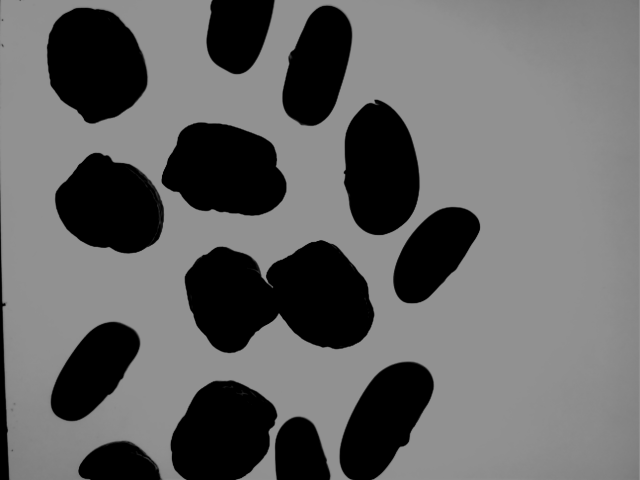
#> input picture phase 2/000005.bmp, 640 x 480 px
$ jupyter execute chatGPT.ipynb
#> lines starting #> are read from the running program, lines starting #| are printed output that depends on the picture; after the words box and inside, x2 and y2 are one past the last pixel; in counts of white or black regions, pixels touching at a corner belong together
[cell 1]
import numpy as np
import cv2
import matplotlib.pyplot as plt
import time
from collections import deque

def trace_boundary(binary_image):
    start_time = time.time()
    h, w = binary_image.shape
    boundary_mask = np.zeros((h, w), dtype=np.uint8)
    visited = np.zeros((h, w), dtype=bool)
    labels = np.zeros((h, w), dtype=int)
    current_label = 1

    row_sums = np.sum(binary_image, axis=1)
    col_sums = np.sum(binary_image, axis=0)
    top = np.argmax(row_sums > 0)
    bottom = h - np.argmax(row_sums[::-1] > 0)
    left = np.argmax(col_sums > 0)
    right = w - np.argmax(col_sums[::-1] > 0)

    total_pixels = h * w
    analyzed_pixels = (bottom - top) * (right - left)
    skipped_pixels = total_pixels - analyzed_pixels
    print(f"Pixel evitati: {skipped_pixels} su {total_pixels} totali")
    print(f"Percentuale di ottimizzazione: {skipped_pixels / total_pixels * 100:.2f}%")

    directions = [(-1, 0), (1, 0), (0, -1), (0, 1),
                  (-1, -1), (-1, 1), (1, -1), (1, 1)]

    def bfs(start_i, start_j):
        queue = deque([(start_i, start_j)])
        while queue:
            i, j = queue.popleft()
            if visited[i, j]:
                continue
            visited[i, j] = True
            boundary_mask[i, j] = 255
            labels[i, j] = current_label
            for dx, dy in directions:
                ni, nj = i + dx, j + dy
                if 0 <= ni < h and 0 <= nj < w and not visited[ni, nj]:
                    if binary_image[ni, nj] == 255:
                        for dx2, dy2 in directions:
                            ni2, nj2 = ni + dx2, nj + dy2
                            if 0 <= ni2 < h and 0 <= nj2 < w and binary_image[ni2, nj2] == 0:
                                queue.append((ni, nj))
                                break

    for i in range(top, bottom):
        for j in range(left, right):
            if binary_image[i, j] == 255 and not visited[i, j]:
                for dx, dy in directions:
                    ni, nj = i + dx, j + dy
                    if 0 <= ni < h and 0 <= nj < w and binary_image[ni, nj] == 0:
                        bfs(i, j)
                        current_label += 1
                        break

    print("--- %s seconds ---" % (time.time() - start_time))
    return boundary_mask, labels, current_label - 1

def calculate_axes_and_ratio(boundary_mask, labels, num_labels):
    colored_img = cv2.cvtColor(boundary_mask, cv2.COLOR_GRAY2BGR)
    ratios = []

    for label in range(1, num_labels + 1):
        points = np.argwhere(labels == label)
        if len(points) < 2:
            continue

        pts = points[:, [1, 0]]  # (x, y)

        # Asse maggiore (punti più lontani)
        max_dist = 0
        for i in range(len(pts)):
            for j in range(i+1, len(pts)):
                dist = np.linalg.norm(pts[i] - pts[j])
                if dist > max_dist:
                    max_dist = dist
                    pt1, pt2 = pts[i], pts[j]

        # Punto medio
        midpoint = (pt1 + pt2) // 2
        midpoint = midpoint.astype(int)

        # Vettore unitario dell'asse maggiore
        major_vec = pt2 - pt1
        major_unit = major_vec / np.linalg.norm(major_vec)

        # Vettore perpendicolare (ruotato di 90°)
        perp_unit = np.array([-major_unit[1], major_unit[0]])

        # Proiezione dei punti sull'asse perpendicolare
        projections = []
        for p in pts:
            rel_vec = p - midpoint
            proj_len = np.dot(rel_vec, perp_unit)
            proj_point = midpoint + proj_len * perp_unit
            projections.append((proj_len, proj_point))

        # Ordina e filtra i punti proiettati validi (dentro il fagiolo)
        projections.sort(key=lambda x: x[0])
        valid_proj_points = [p for _, p in projections if 0 <= int(p[1]) < labels.shape[0] and
                             0 <= int(p[0]) < labels.shape[1] and
                             labels[int(p[1]), int(p[0])] == label]

        if len(valid_proj_points) < 2:
            continue

        min_proj = valid_proj_points[0]
        max_proj = valid_proj_points[-1]

        # Lunghezze assi
        major_len = np.linalg.norm(pt2 - pt1)
        minor_len = np.linalg.norm(max_proj - min_proj)
        ratio = major_len / minor_len if minor_len != 0 else 0
        ratios.append(ratio)

        # Disegna assi
        cv2.line(colored_img, tuple(pt1), tuple(pt2), (0,255,0), 1)  # asse maggiore
        cv2.line(colored_img, tuple(min_proj.astype(int)), tuple(max_proj.astype(int)), (0,0,255), 1)  # asse minore
        cv2.putText(colored_img, f"{ratio:.2f}", (midpoint[0]+5, midpoint[1]+5),
                    cv2.FONT_HERSHEY_SIMPLEX, 0.4, (255,255,255), 1)

    return colored_img, ratios

# MAIN
beans_img = cv2.imread('000005.bmp')
#> beans_img is the input picture: shape (480, 640, 3); min 0, max 146, mean 101.2
if beans_img is None:
    raise FileNotFoundError("Impossibile caricare l'immagine '000005.bmp'. Verifica il percorso.")
img_gray = cv2.cvtColor(beans_img, cv2.COLOR_BGR2GRAY)

height, width = img_gray.shape
#> height = 480; width = 640
border_x = int(height * 0.02)
#> border_x = 9
border_y = int(width * 0.02)
#> border_y = 12
img_cropped = img_gray[border_x:height-border_x, border_y:width-border_y]
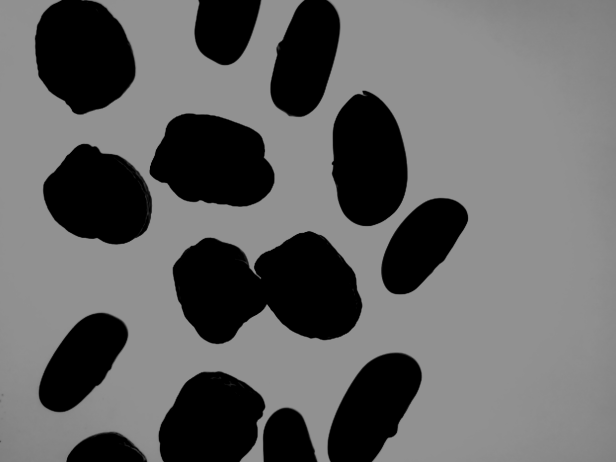
#> img_cropped: shape (462, 616); min 0, max 146, mean 100.1

threshold = 75
_, img_segmented = cv2.threshold(img_cropped, threshold, 255, cv2.THRESH_BINARY_INV)
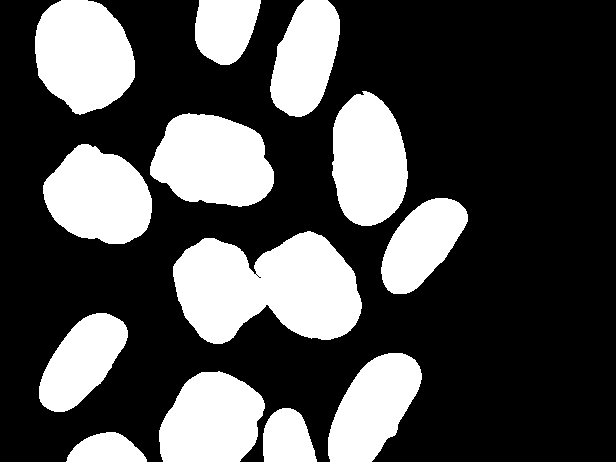
#> img_segmented: shape (462, 616); 30.3% white; 13 white regions, largest, box (x1, y1, x2, y2) and area: (173, 231, 362, 344) 15062, (35, 0, 135, 115) 8767, (150, 113, 274, 207) 8762

kernel_erode = cv2.getStructuringElement(cv2.MORPH_ELLIPSE, (3,3))
img_eroded = cv2.erode(img_segmented, kernel_erode, iterations=15)
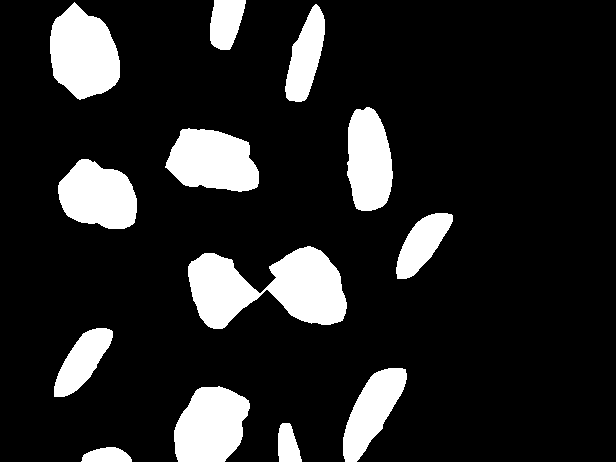
#> img_eroded: shape (462, 616); 14.7% white; 13 white regions, largest, box (x1, y1, x2, y2) and area: (188, 246, 347, 329) 7965, (50, 2, 120, 100) 4901, (165, 128, 259, 192) 4468
kernel_open = np.ones((3,3), np.uint8)
img_opened = cv2.morphologyEx(img_eroded, cv2.MORPH_OPEN, kernel_open)
#> img_opened: shape (462, 616); 14.7% white; 14 white regions, largest, box (x1, y1, x2, y2) and area: (50, 3, 120, 99) 4898, (166, 129, 259, 192) 4464, (266, 246, 347, 325) 4463

boundary_mask, labels, num_labels = trace_boundary(img_opened)
#> in trace_boundary, `row_sums = np.sum(binary_image, axis=1)`: row_sums = 462 values, max 48960 at index 177, min 0 at index 102, mean 23116.1
#> in trace_boundary, `col_sums = np.sum(binary_image, axis=0)`: col_sums = 616 values, max 65280 at index 216, min 0 at index 0, mean 17337.1
#> in trace_boundary, `top = np.argmax(row_sums > 0)`: top = 0
#> in trace_boundary, `bottom = h - np.argmax(row_sums[::-1] > 0)`: bottom = 462
#> in trace_boundary, `left = np.argmax(col_sums > 0)`: left = 50
#> in trace_boundary, `right = w - np.argmax(col_sums[::-1] > 0)`: right = 453
#> in trace_boundary, `analyzed_pixels = (bottom - top) * (right - left)`: analyzed_pixels = 186186
#> in trace_boundary, `skipped_pixels = total_pixels - analyzed_pixels`: skipped_pixels = 98406
#| Pixel evitati: 98406 su 284592 totali
#| Percentuale di ottimizzazione: 34.58%
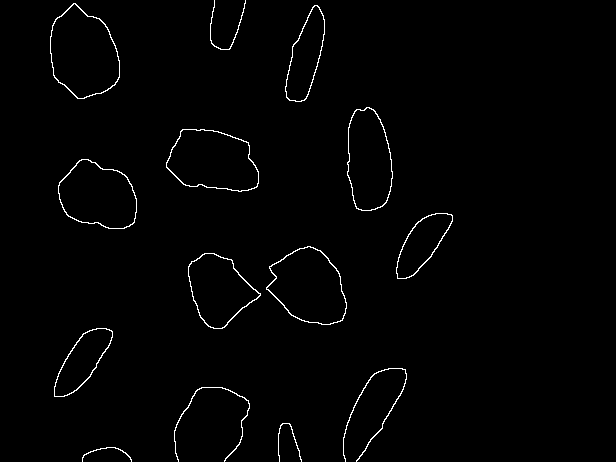
#> boundary_mask: shape (462, 616); 1.2% white in thin lines or dots, all inside (x1, y1, x2, y2) = (50, 0, 453, 462)
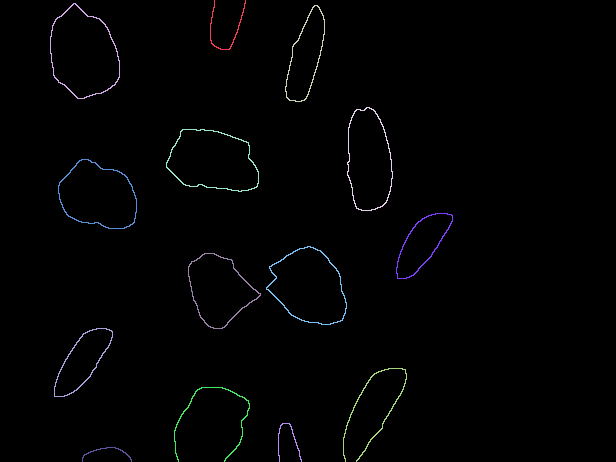
#> labels: shape (462, 616) int64; 15 distinct labels, from 0 to 14; one colour per label, 0 black
#> num_labels = 14

colored_boundary = cv2.cvtColor(img_opened, cv2.COLOR_GRAY2BGR)
colored_boundary[boundary_mask == 255] = [0, 0, 255]
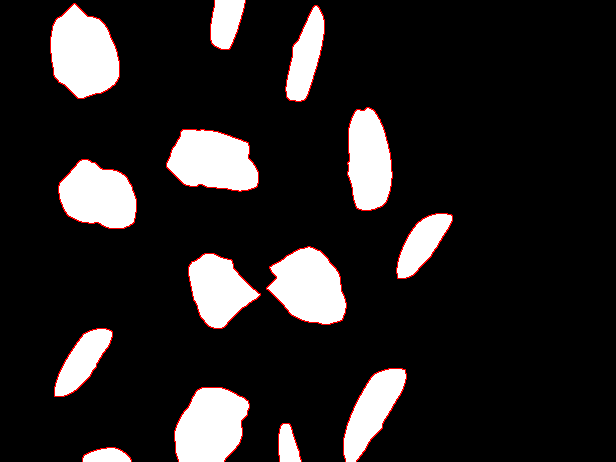
#> colored_boundary: shape (462, 616, 3); mean B, G, R 34.4, 34.4, 37.5

plt.figure(figsize=(10,5))
plt.subplot(1,2,1)
plt.imshow(cv2.cvtColor(beans_img, cv2.COLOR_BGR2RGB))
plt.axis('off')
plt.title("Immagine Originale")

plt.subplot(1,2,2)
plt.imshow(colored_boundary)
plt.axis('off')
plt.title(f"Contorni Tracciati ({num_labels} fagioli rilevati)")
plt.show()
#> figure, not shown here; B, G, R data is drawn as R, G, B

print(f"Number of boundaries found: {num_labels}")
#| Number of boundaries found: 14

result_img, ratios = calculate_axes_and_ratio(boundary_mask, labels, num_labels)
#> the loop in calculate_axes_and_ratio, `for label in range(1, num_labels + 1):` made 14 passes
#> (min_proj, max_proj, minor_len, ratio) on passes 1 to 12: ([239, 29.73], [212.2, 11.69], 32.29, 1.72), ([115.9, 45.61], [50.03, 53.24], 66.36, 1.44), ([319.7, 56.92], [292.1, 48.78], 28.79, 3.44), ([391.8, 160.1], [349, 156.8], 42.96, 2.4), ([233, 137], [197.3, 186.9], 61.38, 1.54), ([113.6, 169], [84.82, 223], 61.12, 1.39), ([432.9, 253.5], [409, 233.4], 31.29, 2.68), ([329.4, 260], [289.5, 313.9], 67.02, 1.35), ([232, 260], [206, 324.6], 69.63, 1.11), ([92.93, 372.4], [70.02, 352.7], 30.27, 2.88), ([384.9, 421.5], [356, 402.6], 34.52, 3.18), ([232.6, 452.5], [189.5, 403.1], 65.55, 1.42)
#> after the loop in calculate_axes_and_ratio, `for label in range(1, num_labels + 1):`:
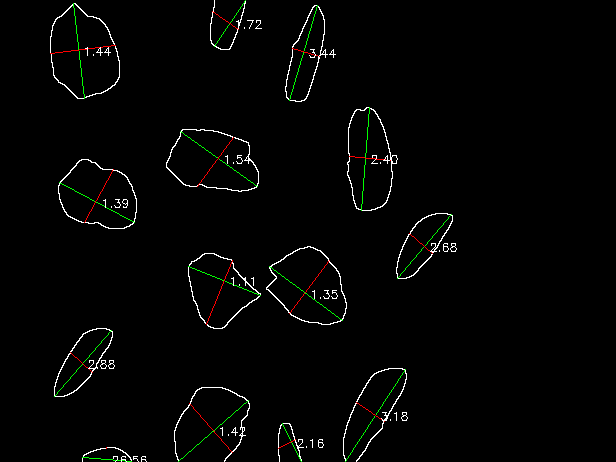
#> colored_img: shape (462, 616, 3); mean B, G, R 3.8, 4.7, 4.2
#> after the loop in calculate_axes_and_ratio, `for label in range(1, num_labels + 1):`: pt1 = [82, 457]; pt2 = [131, 461]; ratios = [1.72, 1.44, 3.44, 2.4, 1.54, 1.39, 2.68, 1.35, 1.11, 2.88, 3.18, 1.42, 2.16, 26.56]

plt.figure(figsize=(10,5))
plt.imshow(result_img)
plt.axis('off')
plt.title(f"Assi calcolati per fagiolo (Rapporto medio: {np.mean(ratios):.2f})")
plt.show()

print("Rapporti individuali per fagiolo:")
for idx, r in enumerate(ratios, 1):
    print(f"Fagiolo {idx}: {r:.2f}")
#> this loop made 14 passes
#> r on passes 1 to 12: 1.72, 1.44, 3.44, 2.4, 1.54, 1.39, 2.68, 1.35, 1.11, 2.88, 3.18, 1.42
#| Fagiolo 1: 1.72
#| Fagiolo 2: 1.44
#| Fagiolo 3: 3.44
#| Fagiolo 4: 2.40
#| Fagiolo 5: 1.54
#| Fagiolo 6: 1.39
#| Fagiolo 7: 2.68
#| Fagiolo 8: 1.35
#> (further printed lines are left out)

$ run again, with phase 2/000000.bmp copied over phase 2/000005.bmp
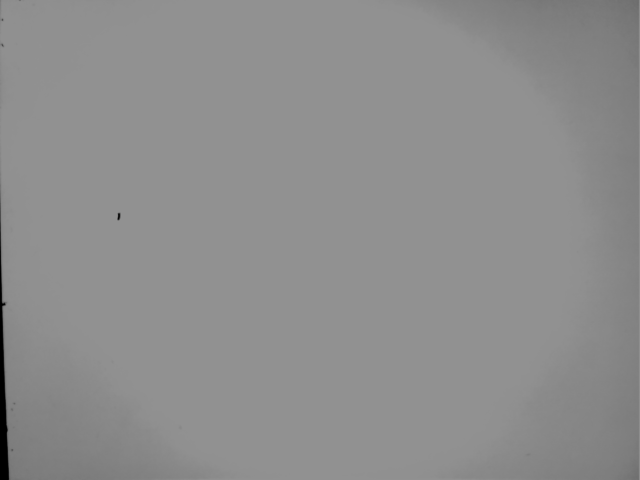
#> input picture phase 2/000000.bmp, 640 x 480 px
#> beans_img is the input picture: shape (480, 640, 3); min 0, max 146, mean 141.7
#> `_, img_segmented = cv2.threshold(img_cropped, threshold, 255, cv2.THRE..`:
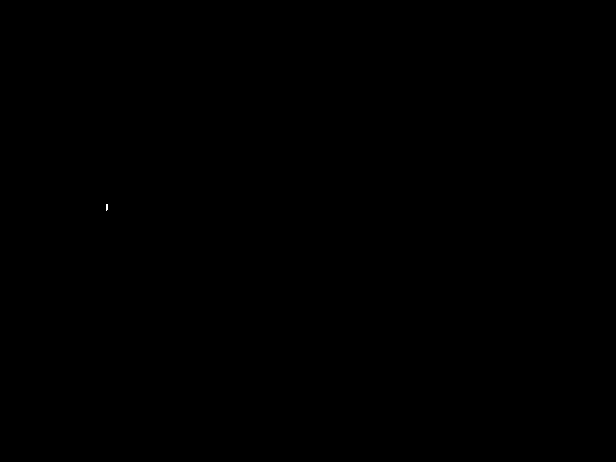
#> img_segmented: shape (462, 616); 0% white in thin lines or dots, all inside (x1, y1, x2, y2) = (106, 204, 108, 211)
#> img_eroded: shape (462, 616); every value is 0
#> row_sums = 462 values from 0 to 0
#> col_sums = 616 values from 0 to 0
#> top = 0
#> bottom = 462
#> left = 0
#> right = 616
#> analyzed_pixels = 284592
#> skipped_pixels = 0
#| Pixel evitati: 0 su 284592 totali
#| Percentuale di ottimizzazione: 0.00%
#> labels: shape (462, 616) int64; every value is 0
#> colored_boundary: shape (462, 616, 3); every value is 0
#> `plt.show()`:
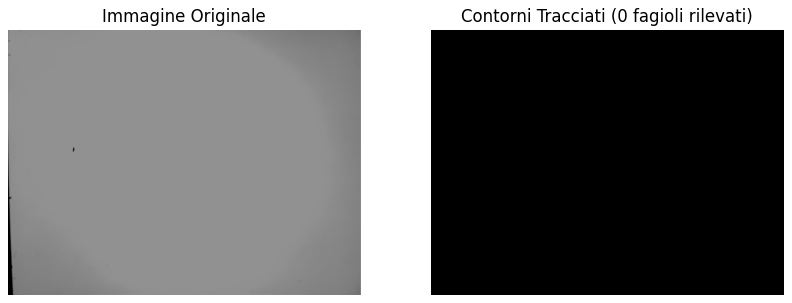
#> figure drawn by matplotlib, 2 panels
#| Number of boundaries found: 0
#> after the loop in calculate_axes_and_ratio, `for label in range(1, num_labels + 1):`: ratios = []

$ run again, with phase 2/000004.bmp copied over phase 2/000005.bmp
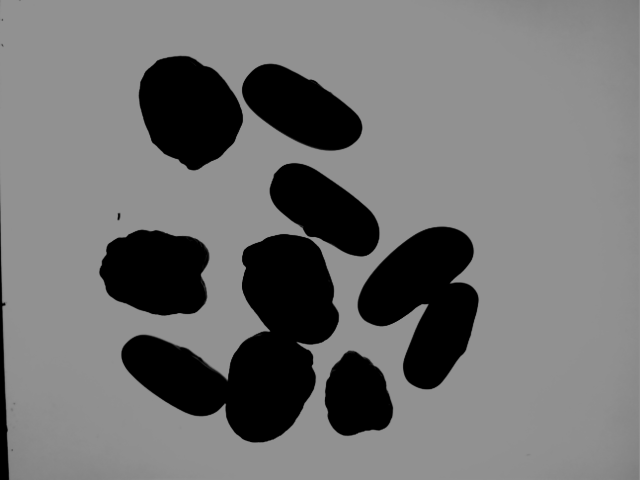
#> input picture phase 2/000004.bmp, 640 x 480 px
#> beans_img is the input picture: shape (480, 640, 3); min 0, max 146, mean 112.8
#> img_segmented: shape (462, 616); 23.1% white; 8 white regions (1 under 20 px), largest, box (x1, y1, x2, y2) and area: (109, 225, 327, 433) 21096, (346, 218, 467, 380) 11837, (127, 47, 231, 161) 8556
#> img_eroded: shape (462, 616); 10.8% white; 8 white regions, largest, box (x1, y1, x2, y2) and area: (218, 240, 312, 418) 8353, (361, 233, 452, 365) 5137, (142, 62, 216, 146) 4610
#> img_opened: shape (462, 616); 10.8% white; 8 white regions, largest, box (x1, y1, x2, y2) and area: (219, 240, 312, 418) 8351, (361, 233, 452, 365) 5136, (142, 62, 216, 146) 4610
#> row_sums = 462 values, max 49215 at index 277, min 0 at index 0, mean 16905.6
#> col_sums = 616 values, max 53295 at index 275, min 0 at index 0, mean 12679.2
#> top = 62
#> bottom = 418
#> left = 102
#> right = 452
#> analyzed_pixels = 124600
#> skipped_pixels = 159992
#| Pixel evitati: 159992 su 284592 totali
#| Percentuale di ottimizzazione: 56.22%
#> boundary_mask: shape (462, 616); 1% white in thin lines or dots, all inside (x1, y1, x2, y2) = (102, 62, 452, 418)
#> labels: shape (462, 616) int64; 9 distinct labels, from 0 to 8
#> num_labels = 8
#> `colored_boundary[boundary_mask == 255] = [0, 0, 255]`:
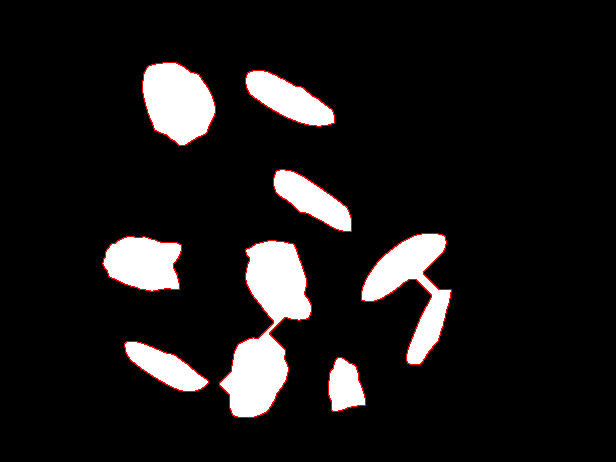
#> colored_boundary: shape (462, 616, 3); mean B, G, R 24.9, 24.9, 27.4
#| Number of boundaries found: 8
#> the loop in calculate_axes_and_ratio, `for label in range(1, num_labels + 1):` made 8 passes
#> (min_proj, max_proj, minor_len, ratio) on passes 1 to 8: ([201.9, 77.57], [150.2, 120.3], 67.07, 1.33), ([296.4, 86.02], [279.7, 114.5], 33.05, 3.05), ([323, 188.4], [303.6, 212.9], 31.31, 3.09), ([448.8, 303.7], [363.1, 284.7], 87.87, 1.53), ([157.8, 240.2], [132.2, 286.9], 53.17, 1.57), ([271.1, 331.9], [265, 330], 6.36, 28.75), ([170.8, 353], [157.9, 380], 29.84, 3.12), ([358.8, 376.4], [328.1, 394.4], 35.63, 1.56)
#> after the loop in calculate_axes_and_ratio, `for label in range(1, num_labels + 1):`:
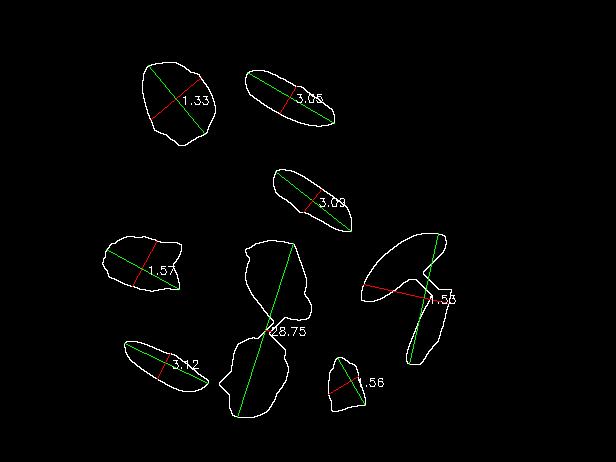
#> colored_img: shape (462, 616, 3); mean B, G, R 2.9, 3.6, 3.2
#> after the loop in calculate_axes_and_ratio, `for label in range(1, num_labels + 1):`: pt1 = [337, 357]; pt2 = [365, 405]; ratios = [1.33, 3.05, 3.09, 1.53, 1.57, 28.75, 3.12, 1.56]
#> the loop `for idx, r in enumerate(ratios, 1):` made 8 passes
#> r on passes 1 to 8: 1.33, 3.05, 3.09, 1.53, 1.57, 28.75, 3.12, 1.56
#> (printed output is left out)
